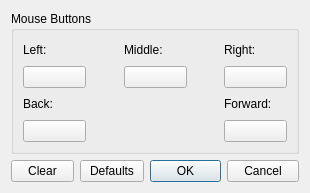
<?xml version="1.0" encoding="UTF-8"?>
<ui version="4.0">
 <class>ConfigureMouseAdvanced</class>
 <widget class="QDialog" name="ConfigureMouseAdvanced">
  <property name="geometry">
   <rect>
    <x>0</x>
    <y>0</y>
    <width>310</width>
    <height>193</height>
   </rect>
  </property>
  <property name="windowTitle">
   <string>Configure Mouse</string>
  </property>
  <property name="styleSheet">
   <string notr="true">QPushButton {
  min-width: 55px;
}</string>
  </property>
  <layout class="QVBoxLayout" name="verticalLayout">
   <item>
    <widget class="QGroupBox" name="gridGroupBox">
     <property name="title">
      <string>Mouse Buttons</string>
     </property>
     <layout class="QGridLayout" name="gridLayout">
      <item row="3" column="5">
       <layout class="QVBoxLayout" name="verticalLayout_6">
        <item>
         <layout class="QHBoxLayout" name="horizontalLayout_5">
          <item>
           <widget class="QLabel" name="label_5">
            <property name="text">
             <string>Forward:</string>
            </property>
           </widget>
          </item>
         </layout>
        </item>
        <item>
         <widget class="QPushButton" name="forward_button">
          <property name="minimumSize">
           <size>
            <width>57</width>
            <height>0</height>
           </size>
          </property>
          <property name="maximumSize">
           <size>
            <width>16777215</width>
            <height>16777215</height>
           </size>
          </property>
          <property name="text">
           <string/>
          </property>
         </widget>
        </item>
       </layout>
      </item>
      <item row="3" column="1">
       <layout class="QVBoxLayout" name="verticalLayout_5">
        <item>
         <layout class="QHBoxLayout" name="horizontalLayout_4">
          <item>
           <widget class="QLabel" name="label_4">
            <property name="minimumSize">
             <size>
              <width>54</width>
              <height>0</height>
             </size>
            </property>
            <property name="text">
             <string>Back:</string>
            </property>
           </widget>
          </item>
         </layout>
        </item>
        <item>
         <widget class="QPushButton" name="back_button">
          <property name="minimumSize">
           <size>
            <width>57</width>
            <height>0</height>
           </size>
          </property>
          <property name="text">
           <string/>
          </property>
         </widget>
        </item>
       </layout>
      </item>
      <item row="0" column="1">
       <layout class="QVBoxLayout" name="verticalLayout_2">
        <item>
         <layout class="QHBoxLayout" name="horizontalLayout">
          <item>
           <widget class="QLabel" name="label">
            <property name="text">
             <string>Left:</string>
            </property>
           </widget>
          </item>
         </layout>
        </item>
        <item>
         <widget class="QPushButton" name="left_button">
          <property name="minimumSize">
           <size>
            <width>57</width>
            <height>0</height>
           </size>
          </property>
          <property name="text">
           <string/>
          </property>
         </widget>
        </item>
       </layout>
      </item>
      <item row="0" column="3">
       <layout class="QVBoxLayout" name="verticalLayout_3">
        <item>
         <layout class="QHBoxLayout" name="horizontalLayout_2">
          <item>
           <widget class="QLabel" name="label_2">
            <property name="text">
             <string>Middle:</string>
            </property>
           </widget>
          </item>
         </layout>
        </item>
        <item>
         <widget class="QPushButton" name="middle_button">
          <property name="minimumSize">
           <size>
            <width>57</width>
            <height>0</height>
           </size>
          </property>
          <property name="maximumSize">
           <size>
            <width>16777215</width>
            <height>16777215</height>
           </size>
          </property>
          <property name="text">
           <string/>
          </property>
         </widget>
        </item>
       </layout>
      </item>
      <item row="0" column="6">
       <spacer name="horizontalSpacer_2">
        <property name="orientation">
         <enum>Qt::Horizontal</enum>
        </property>
        <property name="sizeType">
         <enum>QSizePolicy::Fixed</enum>
        </property>
        <property name="sizeHint" stdset="0">
         <size>
          <width>0</width>
          <height>20</height>
         </size>
        </property>
       </spacer>
      </item>
      <item row="0" column="0">
       <spacer name="horizontalSpacer">
        <property name="orientation">
         <enum>Qt::Horizontal</enum>
        </property>
        <property name="sizeType">
         <enum>QSizePolicy::Fixed</enum>
        </property>
        <property name="sizeHint" stdset="0">
         <size>
          <width>0</width>
          <height>20</height>
         </size>
        </property>
       </spacer>
      </item>
      <item row="0" column="5">
       <layout class="QVBoxLayout" name="verticalLayout_4">
        <item>
         <layout class="QHBoxLayout" name="horizontalLayout_3">
          <item>
           <widget class="QLabel" name="label_3">
            <property name="text">
             <string>Right:</string>
            </property>
           </widget>
          </item>
         </layout>
        </item>
        <item>
         <widget class="QPushButton" name="right_button">
          <property name="minimumSize">
           <size>
            <width>57</width>
            <height>0</height>
           </size>
          </property>
          <property name="maximumSize">
           <size>
            <width>16777215</width>
            <height>16777215</height>
           </size>
          </property>
          <property name="text">
           <string/>
          </property>
         </widget>
        </item>
       </layout>
      </item>
      <item row="0" column="2">
       <spacer name="horizontalSpacer_4">
        <property name="orientation">
         <enum>Qt::Horizontal</enum>
        </property>
        <property name="sizeHint" stdset="0">
         <size>
          <width>0</width>
          <height>20</height>
         </size>
        </property>
       </spacer>
      </item>
      <item row="0" column="4">
       <spacer name="horizontalSpacer_5">
        <property name="orientation">
         <enum>Qt::Horizontal</enum>
        </property>
        <property name="sizeHint" stdset="0">
         <size>
          <width>0</width>
          <height>20</height>
         </size>
        </property>
       </spacer>
      </item>
     </layout>
    </widget>
   </item>
   <item>
    <layout class="QHBoxLayout" name="horizontalLayout_6">
     <item>
      <widget class="QPushButton" name="buttonClearAll">
       <property name="minimumSize">
        <size>
         <width>57</width>
         <height>0</height>
        </size>
       </property>
       <property name="maximumSize">
        <size>
         <width>16777215</width>
         <height>16777215</height>
        </size>
       </property>
       <property name="text">
        <string>Clear</string>
       </property>
      </widget>
     </item>
     <item>
      <widget class="QPushButton" name="buttonRestoreDefaults">
       <property name="minimumSize">
        <size>
         <width>57</width>
         <height>0</height>
        </size>
       </property>
       <property name="maximumSize">
        <size>
         <width>16777215</width>
         <height>16777215</height>
        </size>
       </property>
       <property name="text">
        <string>Defaults</string>
       </property>
      </widget>
     </item>
     <item>
      <spacer name="horizontalSpacer_3">
       <property name="orientation">
        <enum>Qt::Horizontal</enum>
       </property>
       <property name="sizeHint" stdset="0">
        <size>
         <width>0</width>
         <height>20</height>
        </size>
       </property>
      </spacer>
     </item>
     <item>
      <widget class="QDialogButtonBox" name="buttonBox">
       <property name="styleSheet">
        <string notr="true"/>
       </property>
       <property name="standardButtons">
        <set>QDialogButtonBox::Cancel|QDialogButtonBox::Ok</set>
       </property>
      </widget>
     </item>
    </layout>
   </item>
  </layout>
 </widget>
 <resources/>
 <connections>
  <connection>
   <sender>buttonBox</sender>
   <signal>accepted()</signal>
   <receiver>ConfigureMouseAdvanced</receiver>
   <slot>accept()</slot>
   <hints>
    <hint type="sourcelabel">
     <x>124</x>
     <y>266</y>
    </hint>
    <hint type="destinationlabel">
     <x>124</x>
     <y>143</y>
    </hint>
   </hints>
  </connection>
  <connection>
   <sender>buttonBox</sender>
   <signal>rejected()</signal>
   <receiver>ConfigureMouseAdvanced</receiver>
   <slot>reject()</slot>
   <hints>
    <hint type="sourcelabel">
     <x>124</x>
     <y>266</y>
    </hint>
    <hint type="destinationlabel">
     <x>124</x>
     <y>143</y>
    </hint>
   </hints>
  </connection>
 </connections>
</ui>
